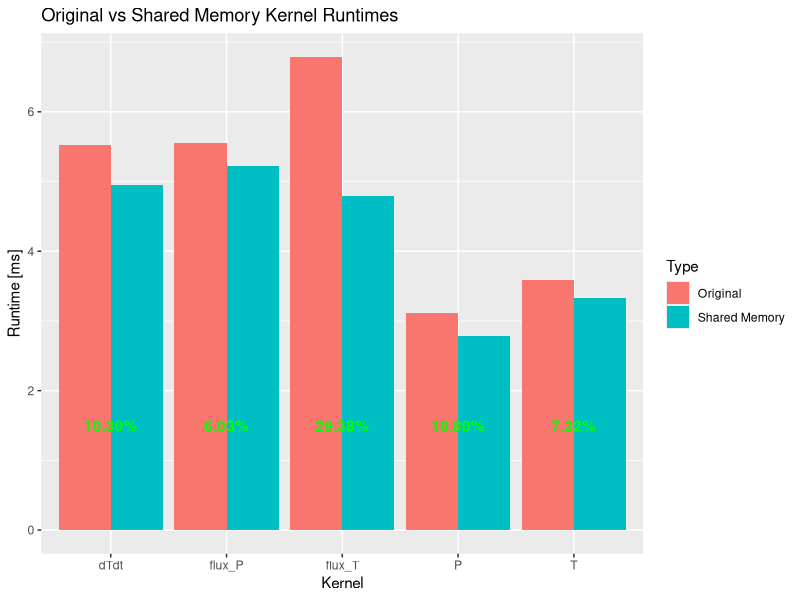
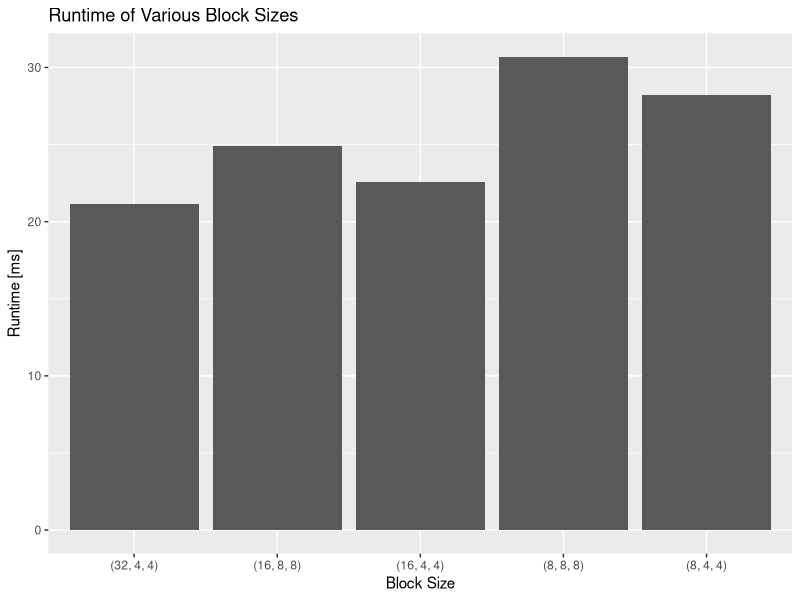
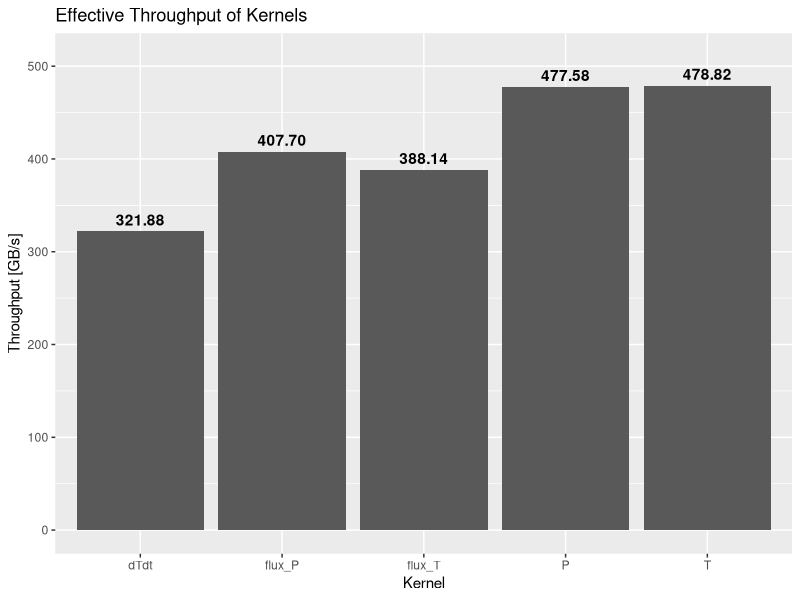

Here is the R script that generated these plots, in order: (Note: this script raises an error after producing the figures.)
library(ggplot2)
shmem_old_16_8_8 = c(5.851, 2.902, 5.493, 4.540, 3.572) # (16, 8, 8)
shmem = c(5.216, 2.783, 4.794, 4.955, 3.331)        # (32, 4, 4)
original = c(5.551, 3.120, 6.788, 5.524, 3.594)
speedup = (original - shmem) / original * 100

sp2 = sprintf("%0.2f%%", round(rep(speedup, 2), digits=2))

nz = ny = 255
nx = 2 * (nz + 1) - 1
size = nx * ny * nz

bytes = size * 8 * 1e-9

transfer_weights = c(8, 5, 7, 6, 6) * bytes

A_eff = transfer_weights / shmem * 1000

A_eff


# Size: (511, 255, 255)
df <- data.frame(
  kernel=rep(c(
    "flux_P", "P", "flux_T",
    "dTdt", "T"),2),
  Type=c(rep("Shared Memory", 5), rep("Original", 5)),
  timing=c(shmem, original))
  
ggplot(data=df, aes(x=kernel, y=timing, fill=Type), xlab="Kernel") +
  geom_bar(stat="identity", position=position_dodge(), alpha=1) +
  labs(x="Kernel", y="Runtime [ms]", title="Original vs Shared Memory Kernel Runtimes") +
  geom_text(aes(x=kernel, y=1.5, label=ifelse(Type=="Shared Memory", sp2, "")), fontface="bold", colour=ifelse(sp2>0,"green", "red"))


# Block size

block_sizes = c("(32, 4, 4)", "(16, 8, 8)", "(16, 4, 4)", "(8, 8, 8)", "(8, 4, 4)")
time_blocks = c(21.174559000000006, 24.911526000000003, 22.567120999999996, 30.686011000000003, 28.200949000000003)

df_block = data.frame(block_sizes, time_blocks, stringsAsFactors = FALSE)
df_block$block_sizes <- factor(df_block$block_sizes, levels=df_block$block_sizes)

ggplot(data=df_block, aes(x=block_sizes, y=time_blocks)) +
  geom_bar(stat="identity") +
  labs(x="Block Size", y="Runtime [ms]", title="Runtime of Various Block Sizes")

# Kernel T_eff
kernel_names = c("flux_P", "P", "flux_T", "dTdt", "T")
A_eff

df_eff = data.frame(kernel_names, A_eff, stringsAsFactors = FALSE)
#df_eff$kernel_names <- factor(df_eff$kernel_names, levels=df_eff$kernel_names)

ggplot(data=df_eff, aes(x=kernel_names, y=A_eff)) +
  geom_bar(stat="identity") +
  labs(x="Kernel", y="Throughput [GB/s]", title="Effective Throughput of Kernels") +
  geom_text(aes(x=kernel_names, y=A_eff, label=sprintf("%.2f", A_eff)), fontface="bold", vjust=-0.5) +
  ylim(0, 510)

# Weak scaling

# nz = 255
nodes = c(1, 4, 16, 25, 64)
timings_shmem = c(0.02201074956681164, 0.024804903011696012, 0.027018942121668582, 0.02679001999500456, 0.029871598895094463)
norm_shmem <- timings_shmem / timings_shmem[1]

timings_hide = c(0.025814456949028716, 0.026153945572236006, 0.026474373438875386, 0.02646161150735736, 0.026676267882675606)
norm_hide <- timings_hide / timings_hide[1]

df_weak = data.frame(nodes, timings_shmem, norm_timings, timings_hide, norm_hide)

ggplot(data=df_weak, aes(x=nodes)) +
  geom_line(aes(y=timings_shmem, colour="Shared Memory")) +
  geom_line(aes(y=timings_hide, colour="Hide Communication")) +
  geom_point(aes(y=timings_shmem)) +
  geom_point(aes(y=timings_hide)) +
  labs(x="Nodes", y="Runtime/iteration [s]", title="Weak Scaling", colour="Implementation") +
  theme(legend.position="bottom")
